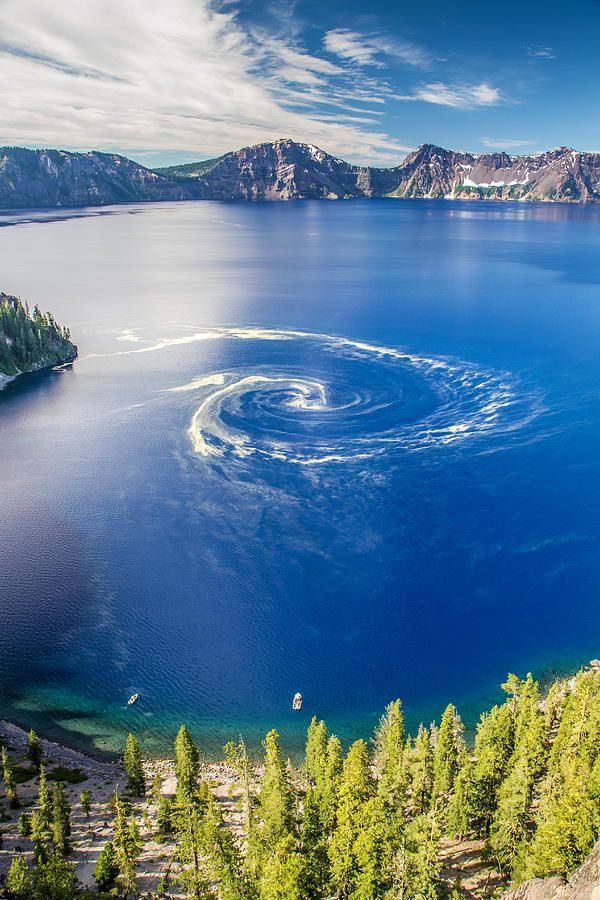
//> input picture build/chapter_06/6.jpg, 600 x 900 px
$ ./six   (built with g++ and OpenCV 4)
//> lines starting //> are read from the running program, lines starting //| are printed output that depends on the picture
//
// Created by c1over on 2019-07-08.
//
#include <opencv2/opencv.hpp>
#include <iostream>
using namespace cv;
using namespace std;

#define WINDOW_NAME1 "[0]"
#define WINDOW_NAME2 "[1]"
#define WINDOW_NAME3 "[2]"

int main(){
    Point2f srcTriangle[3], dstTriangle[3];

    Mat rotMat(2, 3, CV_32FC1);
    Mat warpMat(2, 3, CV_32FC1);
    Mat srcImage, dstImage_wrap, dstImage_warp_rotate;

    srcImage = imread("6.jpg");
//> srcImage is the input picture: 900 rows x 600 cols, CV_8UC3; mean B, G, R 148, 127.2, 95.2
    dstImage_wrap = Mat::zeros(srcImage.size(), srcImage.type());

    srcTriangle[0] = Point2f( 0,0 );
    srcTriangle[1] = Point2f( static_cast<float>(srcImage.cols - 1), 0 );
    srcTriangle[2] = Point2f( 0, static_cast<float>(srcImage.rows - 1 ));

    dstTriangle[0] = Point2f( static_cast<float>(srcImage.cols*0.0), static_cast<float>(srcImage.rows*0.33));
    dstTriangle[1] = Point2f( static_cast<float>(srcImage.cols*0.65), static_cast<float>(srcImage.rows*0.35));
    dstTriangle[2] = Point2f( static_cast<float>(srcImage.cols*0.15), static_cast<float>(srcImage.rows*0.6));

    warpMat = getAffineTransform(srcTriangle, dstTriangle);
//> warpMat = [[0.651, 0.1, 0], [0.0301, 0.27, 297]]

    warpAffine(srcImage, dstImage_wrap, warpMat, dstImage_wrap.size());
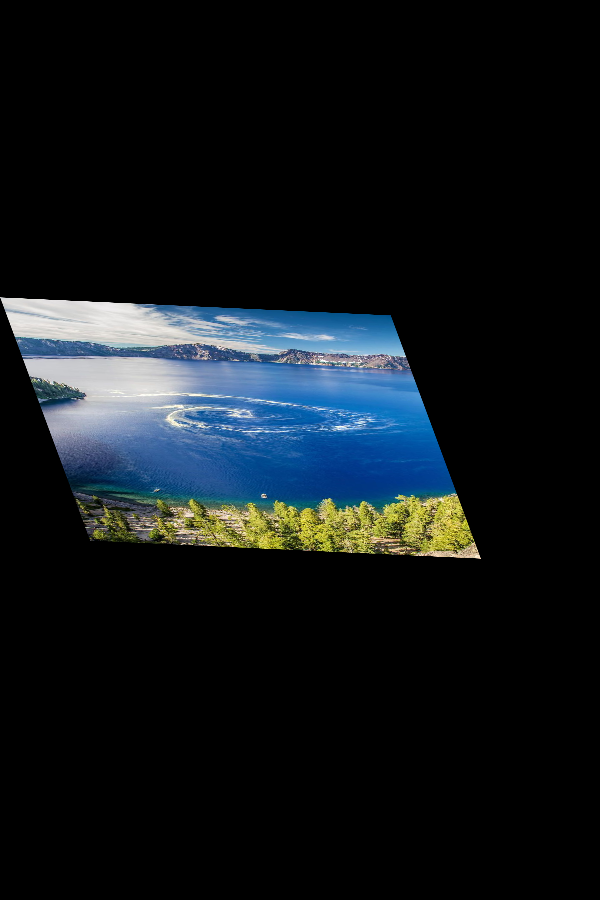
//> dstImage_wrap: 900 rows x 600 cols, CV_8UC3; mean B, G, R 25.6, 22, 16.5

    Point center = Point(dstImage_wrap.cols/2, dstImage_wrap.rows/2);
//> center = Point(300, 450)
    double angle = -30.0;
    double scale = 0.8;

    rotMat = getRotationMatrix2D(center, angle, scale);

    warpAffine(dstImage_wrap, dstImage_warp_rotate, rotMat, dstImage_wrap.size());
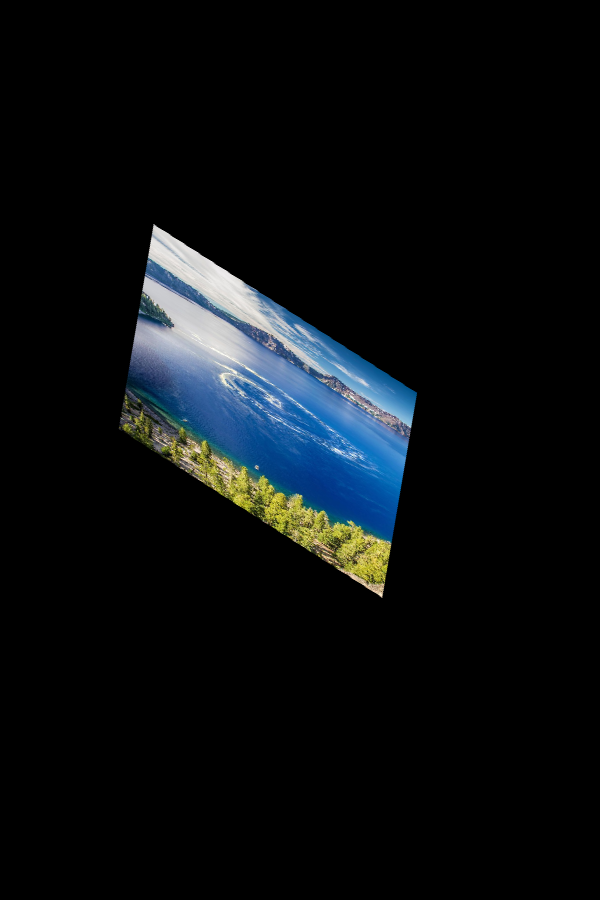
//> dstImage_warp_rotate: 900 rows x 600 cols, CV_8UC3; mean B, G, R 16.4, 14.1, 10.5

    imshow(WINDOW_NAME1, srcImage);
    imshow(WINDOW_NAME2, dstImage_wrap);
    imshow(WINDOW_NAME3, dstImage_warp_rotate);

    waitKey(0);
    return 0;
}

$ run again, with build/chapter_06/1.jpg copied over build/chapter_06/6.jpg
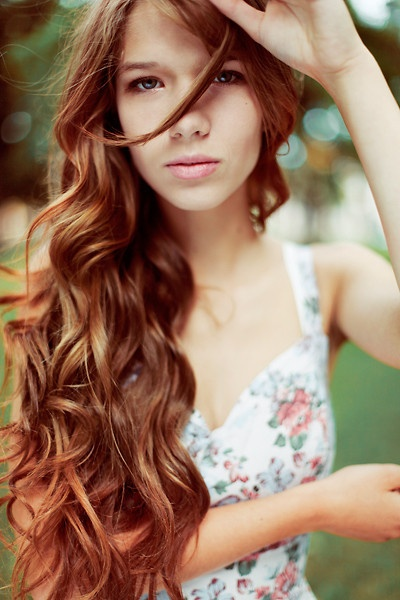
//> input picture build/chapter_06/1.jpg, 400 x 600 px
//> srcImage is the input picture: 600 rows x 400 cols, CV_8UC3; mean B, G, R 98.3, 120, 152.7
//> `warpAffine(srcImage, dstImage_wrap, warpMat, dstImage_wrap.size());`:
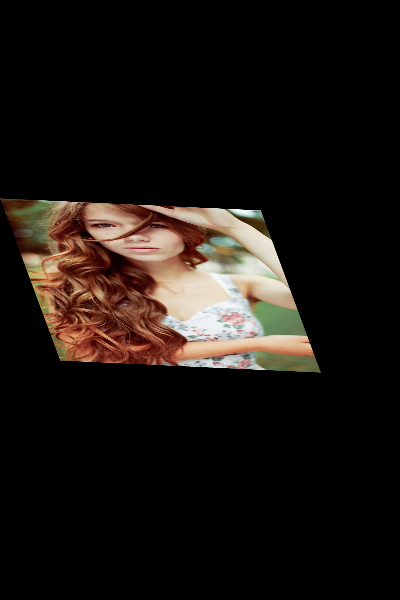
//> dstImage_wrap: 600 rows x 400 cols, CV_8UC3; mean B, G, R 17, 20.8, 26.4
//> `warpAffine(dstImage_wrap, dstImage_warp_rotate, rotMat, dstImage_wrap...`:
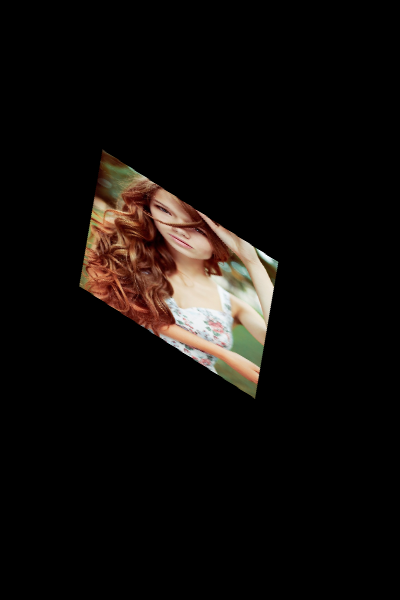
//> dstImage_warp_rotate: 600 rows x 400 cols, CV_8UC3; mean B, G, R 10.9, 13.3, 16.9

$ run again, with build/chapter_06/2.jpg copied over build/chapter_06/6.jpg
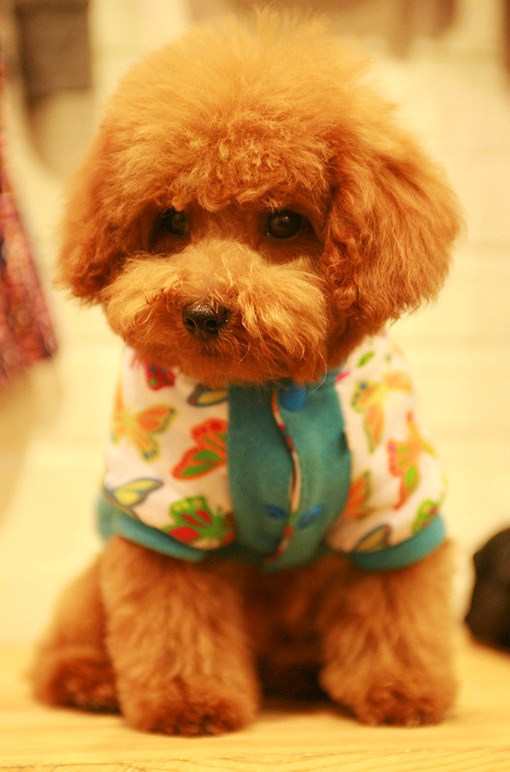
//> input picture build/chapter_06/2.jpg, 510 x 772 px
//> srcImage is the input picture: 772 rows x 510 cols, CV_8UC3; mean B, G, R 73.8, 142.8, 198.9
//> `warpAffine(srcImage, dstImage_wrap, warpMat, dstImage_wrap.size());`:
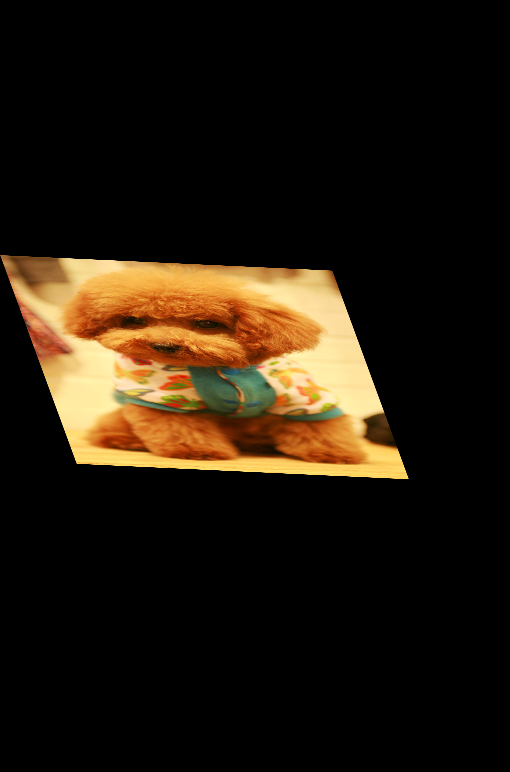
//> dstImage_wrap: 772 rows x 510 cols, CV_8UC3; mean B, G, R 12.8, 24.7, 34.4
//> `warpAffine(dstImage_wrap, dstImage_warp_rotate, rotMat, dstImage_wrap...`:
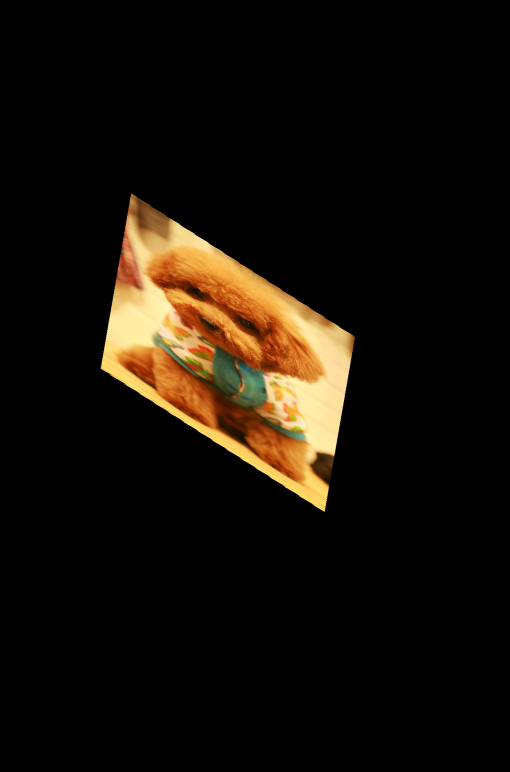
//> dstImage_warp_rotate: 772 rows x 510 cols, CV_8UC3; mean B, G, R 8.2, 15.8, 22

$ run again, with build/chapter_06/3.jpg copied over build/chapter_06/6.jpg
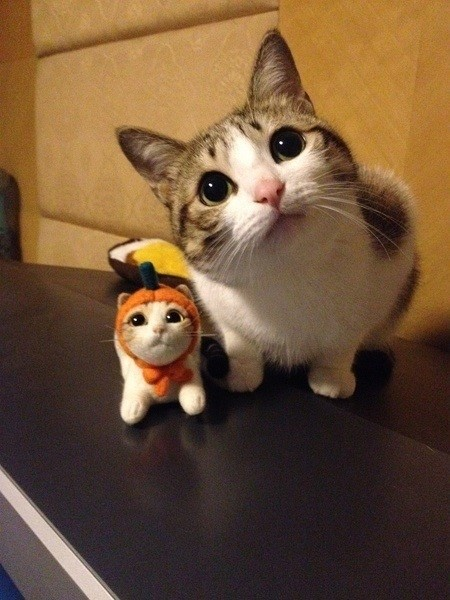
//> input picture build/chapter_06/3.jpg, 450 x 600 px
//> srcImage is the input picture: 600 rows x 450 cols, CV_8UC3; mean B, G, R 57.3, 83.6, 111.7
//> `warpAffine(srcImage, dstImage_wrap, warpMat, dstImage_wrap.size());`:
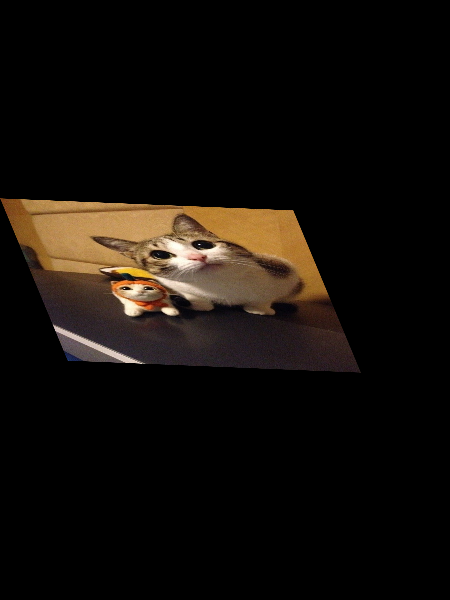
//> dstImage_wrap: 600 rows x 450 cols, CV_8UC3; mean B, G, R 9.9, 14.5, 19.3
//> `warpAffine(dstImage_wrap, dstImage_warp_rotate, rotMat, dstImage_wrap...`:
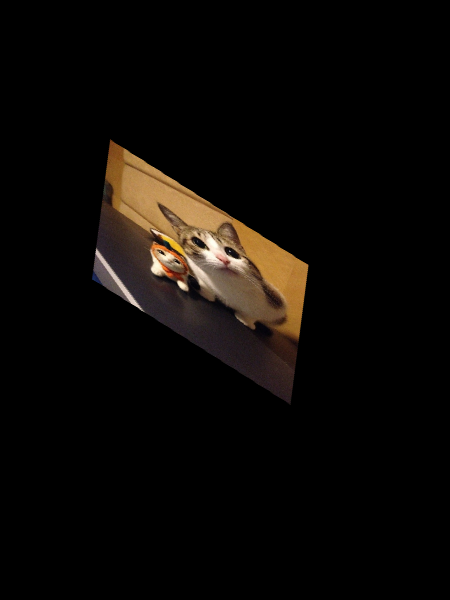
//> dstImage_warp_rotate: 600 rows x 450 cols, CV_8UC3; mean B, G, R 6.4, 9.3, 12.4
